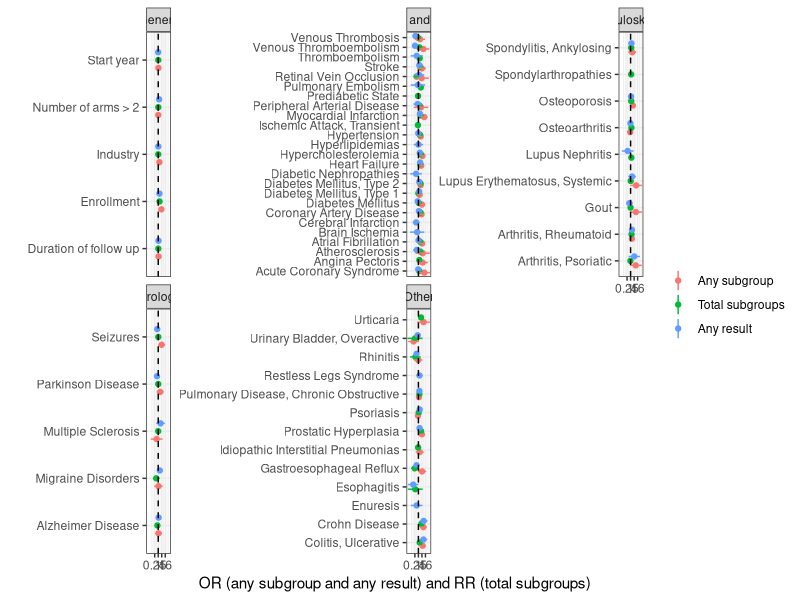
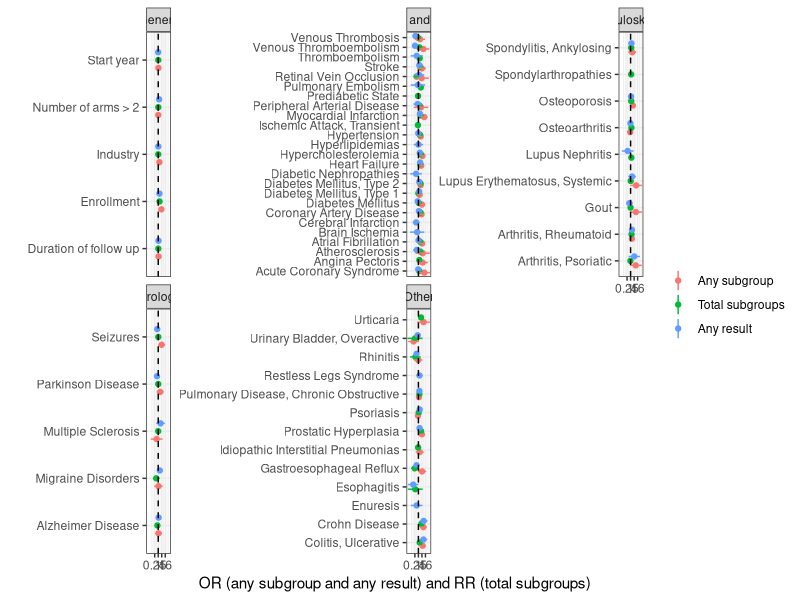

Here is the R script that generated these plots, in order:
library(tidyverse) 
mydf <- read_csv("three_model_results.csv") 

## drop itnercepts 
mydf <- mydf %>%  
  filter(!term == "(Intercept)") 


tc <- c("(Intercept)", "Duration of follow up", "Number of arms > 2", "log(enrollment, base = 10)", "Industry1", "Start year") 
cond <- setdiff(mydf$term, tc) 

cond_order <- mydf %>%  
  filter(term %in% cond) %>%  
  select(model, term, estimate) %>%  
  spread(model, estimate) %>%  
  arrange(Subgroup_reporting) 


cardiomettbe <-  
  c("Acute Coronary Syndrome", "Angina Pectoris",  
    "Atherosclerosis",  
    "Atrial Fibrillation", "Coronary Artery Disease",  
    "Diabetes Mellitus, Type 1", "Diabetes Mellitus, Type 2",  "Diabetes Mellitus", "Diabetic Nephropathies",
    "Heart Failure",  
    "Hypercholesterolemia", "Hypertension",  
    "Ischemic Attack, Transient",   
    "Myocardial Infarction",  
    "Peripheral Arterial Disease", "Prediabetic State",  
    "Stroke", "Cerebral Infarction", "Brain Ischemia", 
    "Venous Thromboembolism", "Hyperlipidemias", "Venous Thrombosis", "Thromboembolism","Pulmonary Embolism", 
    "Retinal Vein Occlusion") 
resp <- c("Idiopathic Interstitial Pneumonias", "Pulmonary Disease, Chronic Obstructive", "Rhinitis") 
gi <- c("Crohn Disease", "Esophagitis", "Gastroesophageal Reflux","Colitis, Ulcerative") 
#gu <- c("Prostatic Hyperplasia", "Urinary Bladder, Overactive", "Urticaria")#other 
neuro <- c("Alzheimer Disease",  
           "Migraine Disorders", "Multiple Sclerosis","Seizures", "Parkinson Disease") 
ms <- c("Arthritis, Psoriatic",  
        "Arthritis, Rheumatoid",     
        "Gout", 
        "Lupus Erythematosus, Systemic",  
        "Lupus Nephritis",  "Osteoarthritis", "Osteoporosis",   
        "Spondylarthropathies", "Spondylitis, Ankylosing") 

mydf <- mydf %>%  
  mutate(term_type =   
           case_when( 
             term %in% tc ~ " General", 
             term %in% cardiomettbe ~ "Cardiometabolic and thromboembolic", 
             # term %in% resp ~ "Respiratory", 
             #term %in% gu ~ "Genitorurinary", 
             # term %in% gi ~ "Gastrointenstinal", 
             term %in% neuro ~ "Neurological", 
             term %in% ms ~ "Musculoskeletal", 
             TRUE ~ "Other" 
           ), 
         model_f = factor(model, levels = c("Subgroup_reporting", "Number_of_subgroups", "Results_reporting"),  
                          labels = c("Any subgroup", "Total subgroups", "Any result"))) %>%  
  mutate(term = case_when( 
    term == "log(enrollment, base = 10)" ~ "Enrollment", 
    term == "Industry1" ~ "Industry", 
    TRUE ~ term)) 

plot1 <- ggplot(mydf, aes(x = term, y = estimate, ymin = estimate - 1.96*std.error, ymax = estimate + 1.96*std.error, colour = model_f)) + 
  geom_point(position = position_dodge(width = 0.5)) + 
  geom_linerange(position = position_dodge(width = 0.5)) + 
  coord_flip() + 
  facet_wrap(~term_type, drop = TRUE, scales = "free_y") + 
  geom_hline(yintercept = 0, linetype = "dashed") + 
  scale_color_discrete("") + 
  theme_bw() + 
  scale_y_continuous("OR (any subgroup and any result) and RR (total subgroups)", 
                     breaks = log(c(0.25, 1, 4, 16)), 
                     labels =    (c(0.25, 1, 4, 16))) + 
  scale_x_discrete("") 
plot1 

tiff("Forstplots.tiff", res = 600, compression = "lzw", units = "cm", width = 35, height = 20) 
plot1 
dev.off() 
